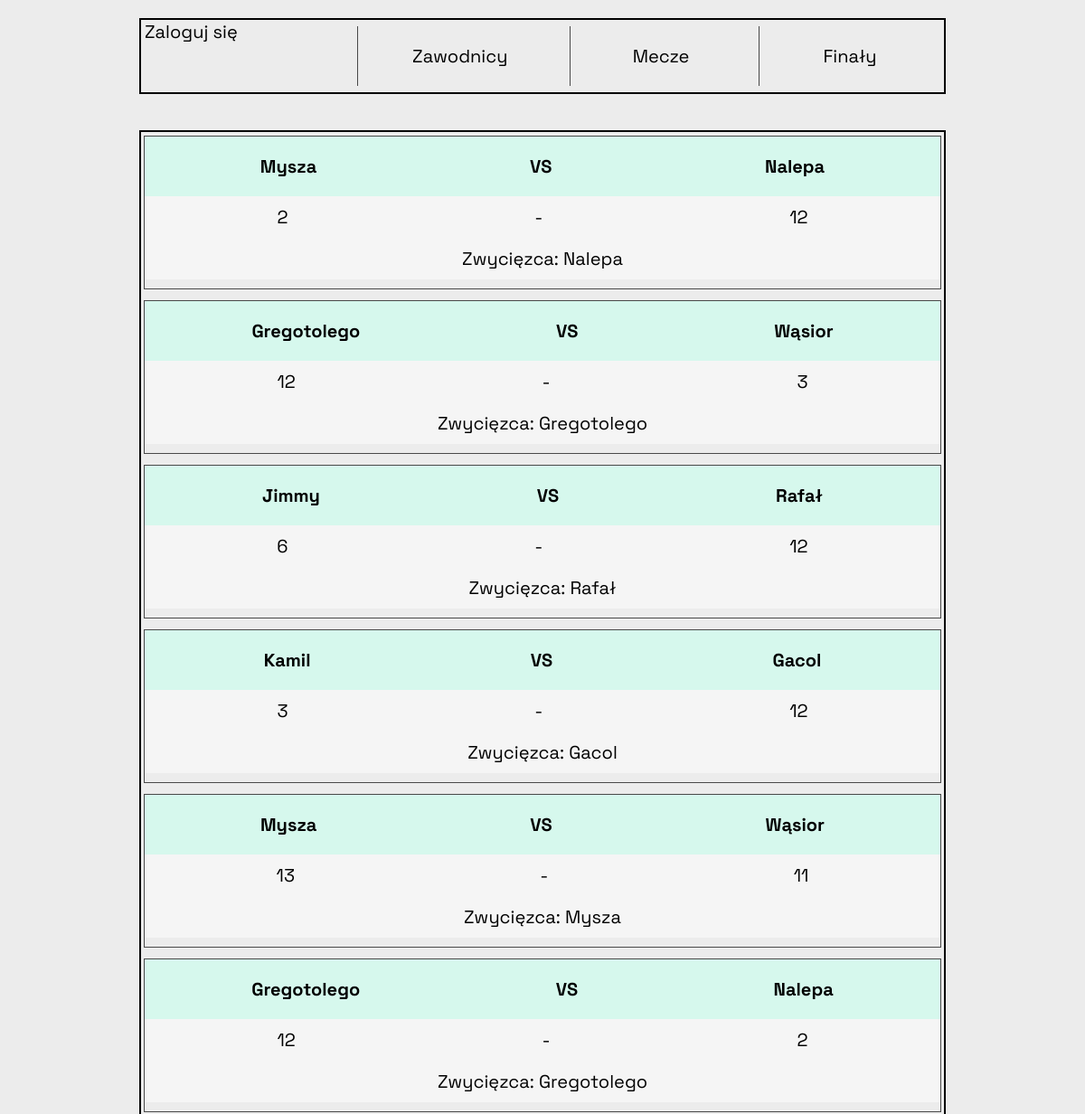
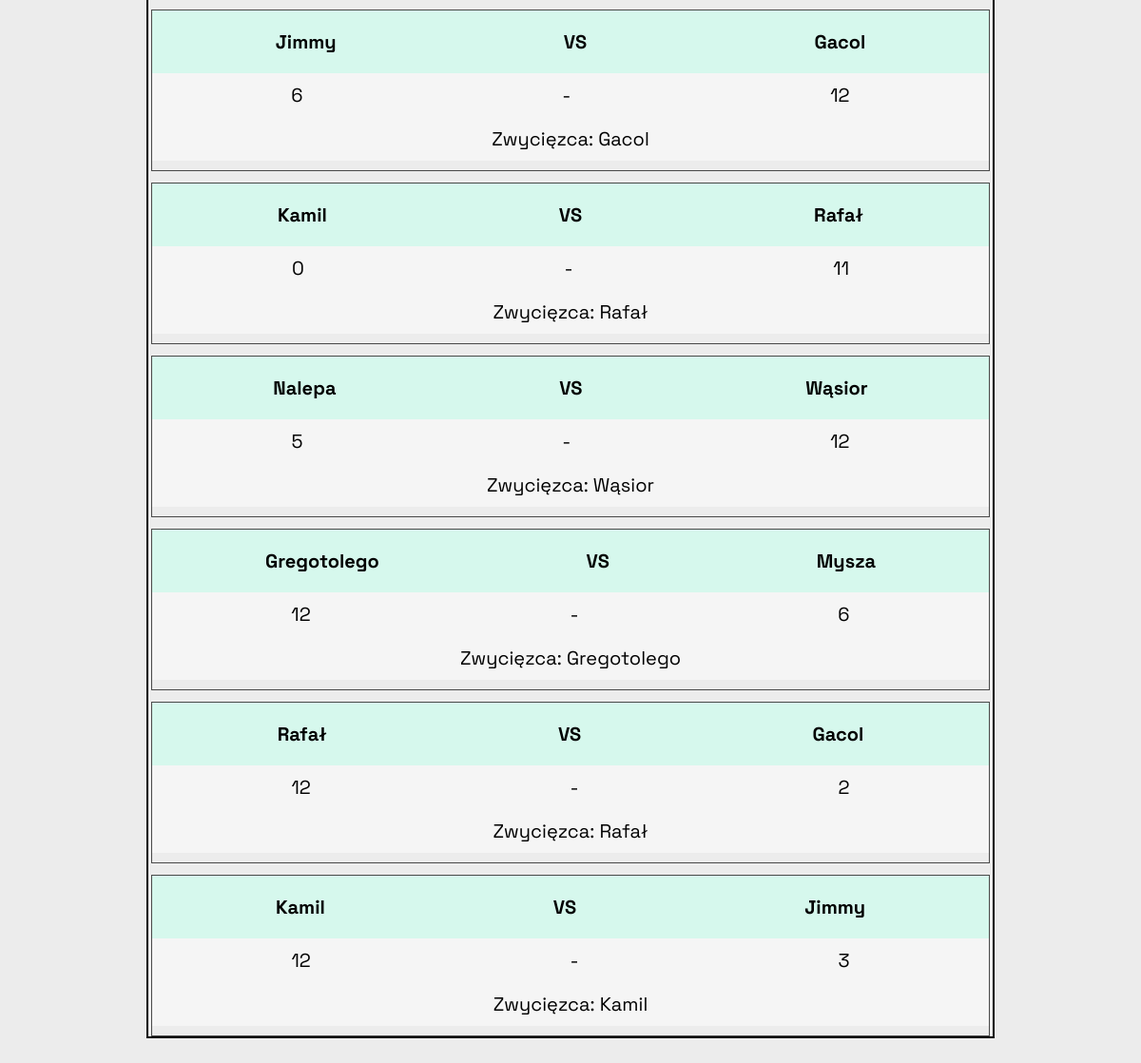
The page /matches/ on the database as committed earlier (2 pictures, top to bottom).
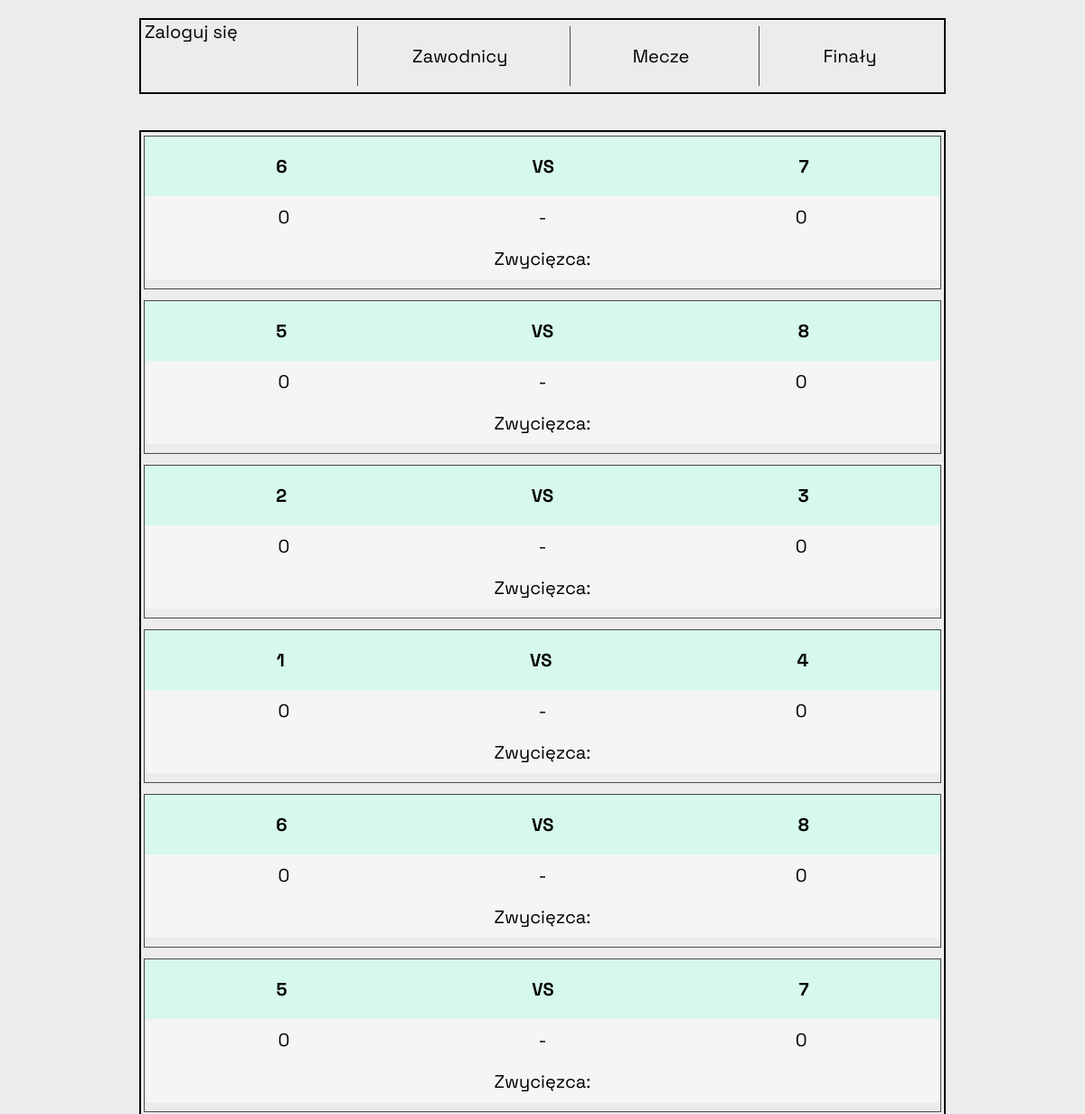
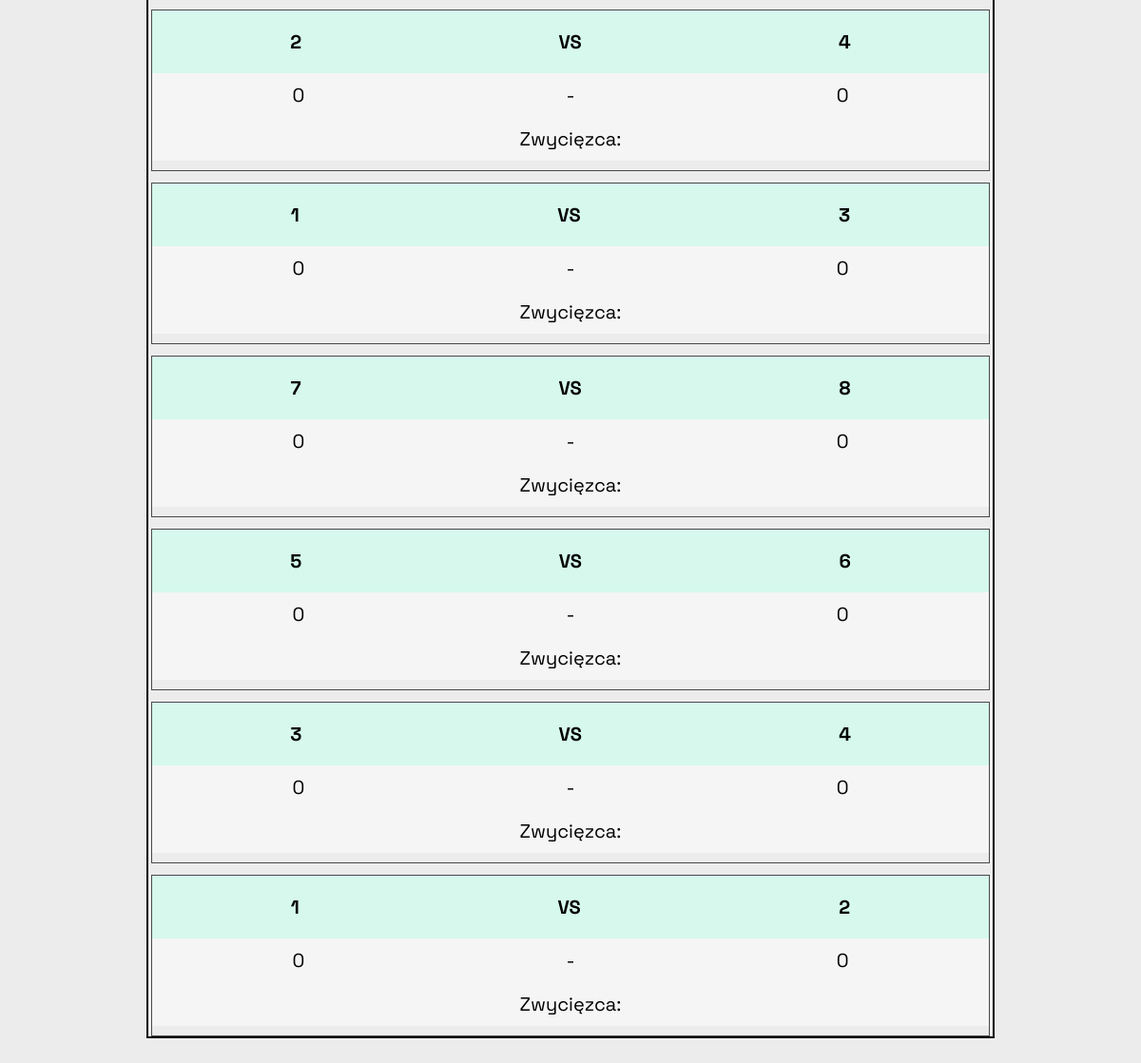
The same page on the database as committed later (2 pictures, top to bottom).
### table/models.py (models this page shows, shortened)
class Match(models.Model):
    player1 = models.ForeignKey(Player, related_name='matches_as_player1',
                                on_delete=models.CASCADE)
    player2 = models.ForeignKey(Player, related_name='matches_as_player2',
                                on_delete=models.CASCADE)
    score1 = models.SmallIntegerField(default=0)
    score2 = models.SmallIntegerField(default=0)
    winner = models.ForeignKey(Player, default=None,
                               related_name='winner_of_a_match',
                               on_delete=models.CASCADE, null=True, blank=True)

class Player(models.Model):
    name = models.CharField(max_length=50)
    points = models.SmallIntegerField(default=0)
    games = models.SmallIntegerField(default=0)
    qualified = models.BooleanField(default=False)
    point_balance = models.IntegerField(default=0)
    def __str__(self) -> str:
        return self.name

### table/views.py (the view)
# urls.py: path('matches/', views.matches, name ='matches'),
def matches(request):
    matches = Match.objects.order_by('-id')
    return render(request, 'table/matches.html', context={'matches': matches})

### table/templates/table/matches.html (shortened to what this page needs)
{% extends "table/base.html" %}
{% block content %}
<div class="navbar matches">
  {% for match in matches %}
    <a href="{% url "table:match_score" match.id %}" class='match'>
        <div class='match-content'>
            <div class="players">
                <div class="item item-1"><b>{{ match.player1 }}</b></div>
                <div class="item item-2"><b>VS</b></div>
                <div class="item item-3"><b>{{ match.player2 }}</b></div>
            </div>
            <div class='score'>
                <span>{{ match.score1 }}</span>
                <span> - </span>
                <span>{{ match.score2 }}</span>
            </div>
            <div class='winner'>
                {% if match.winner %}
                <span>Zwycięzca: {{ match.winner }}</span>
                {% else %}
                <span>Zwycięzca: </span>
                {% endif %}
            </div>
        </div>
    </a>
  {% endfor %}
</div>
{% endblock content %}

Rows that differ between the two databases and show on the page:
removed Match: player1 "Mysza", player2 "Nalepa", score1 "2", score2 "12", winner "Nalepa"
removed Match: player1 "Gregotolego", player2 "Wąsior", score1 "12", score2 "3", winner "Gregotolego"
removed Match: player1 "Jimmy", player2 "Rafał", score1 "6", score2 "12", winner "Rafał"
removed Match: player1 "Kamil", player2 "Gacol", score1 "3", score2 "12", winner "Gacol"
removed Match: player1 "Mysza", player2 "Wąsior", score1 "13", score2 "11", winner "Mysza"
removed Match: player1 "Gregotolego", player2 "Nalepa", score1 "12", score2 "2", winner "Gregotolego"
removed Match: player1 "Jimmy", player2 "Gacol", score1 "6", score2 "12", winner "Gacol"
removed Match: player1 "Kamil", player2 "Rafał", score1 "0", score2 "11", winner "Rafał"
removed Match: player1 "Nalepa", player2 "Wąsior", score1 "5", score2 "12", winner "Wąsior"
removed Match: player1 "Gregotolego", player2 "Mysza", score1 "12", score2 "6", winner "Gregotolego"
removed Match: player1 "Rafał", player2 "Gacol", score1 "12", score2 "2", winner "Rafał"
removed Match: player1 "Kamil", player2 "Jimmy", score1 "12", score2 "3", winner "Kamil"
added Match: player1 "6", player2 "7", score1 "0", score2 "0", shows "Zwycięzca:"
added Match: player1 "5", player2 "8", score1 "0", score2 "0", shows "Zwycięzca:"
added Match: player1 "2", player2 "3", score1 "0", score2 "0", shows "Zwycięzca:"
added Match: player1 "1", player2 "4", score1 "0", score2 "0", shows "Zwycięzca:"
added Match: player1 "6", player2 "8", score1 "0", score2 "0", shows "Zwycięzca:"
added Match: player1 "5", player2 "7", score1 "0", score2 "0", shows "Zwycięzca:"
added Match: player1 "2", player2 "4", score1 "0", score2 "0", shows "Zwycięzca:"
added Match: player1 "1", player2 "3", score1 "0", score2 "0", shows "Zwycięzca:"
added Match: player1 "7", player2 "8", score1 "0", score2 "0", shows "Zwycięzca:"
added Match: player1 "5", player2 "6", score1 "0", score2 "0", shows "Zwycięzca:"
added Match: player1 "3", player2 "4", score1 "0", score2 "0", shows "Zwycięzca:"
added Match: player1 "1", player2 "2", score1 "0", score2 "0", shows "Zwycięzca:"
